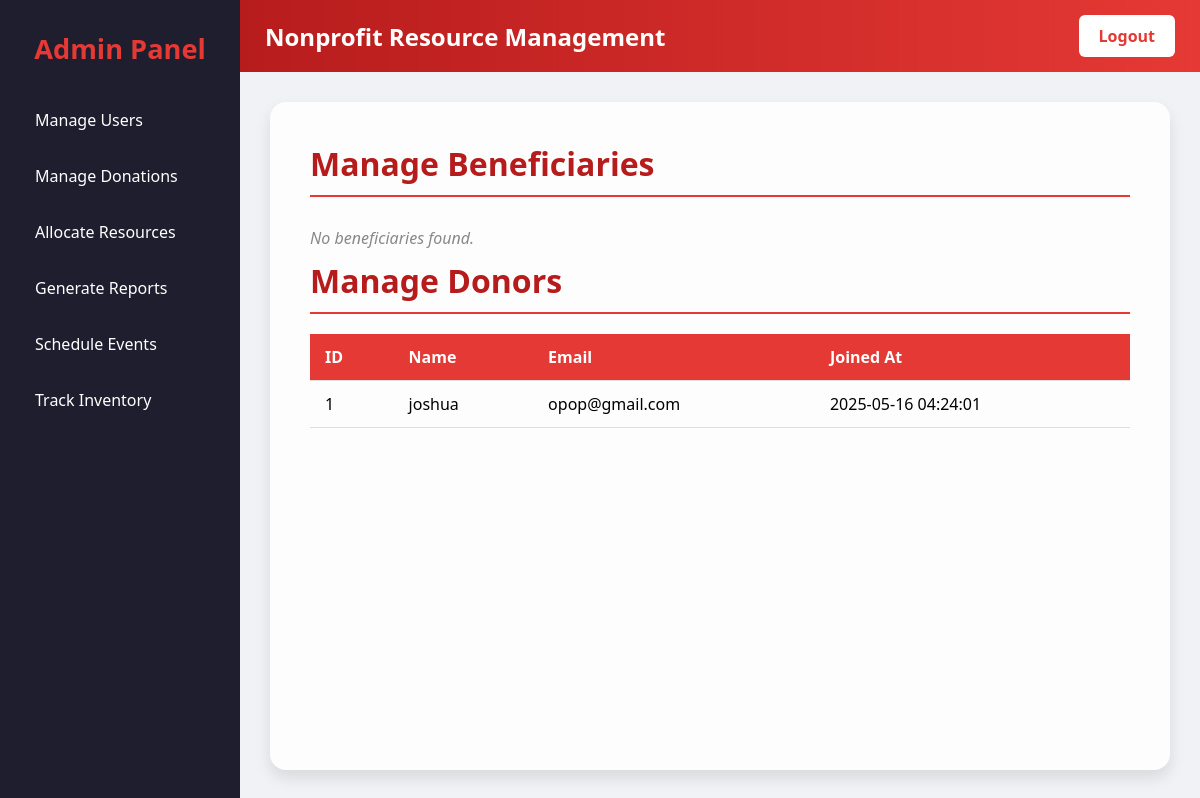
Before: /door/admin/manage_users.php (signed in) with the older database file.
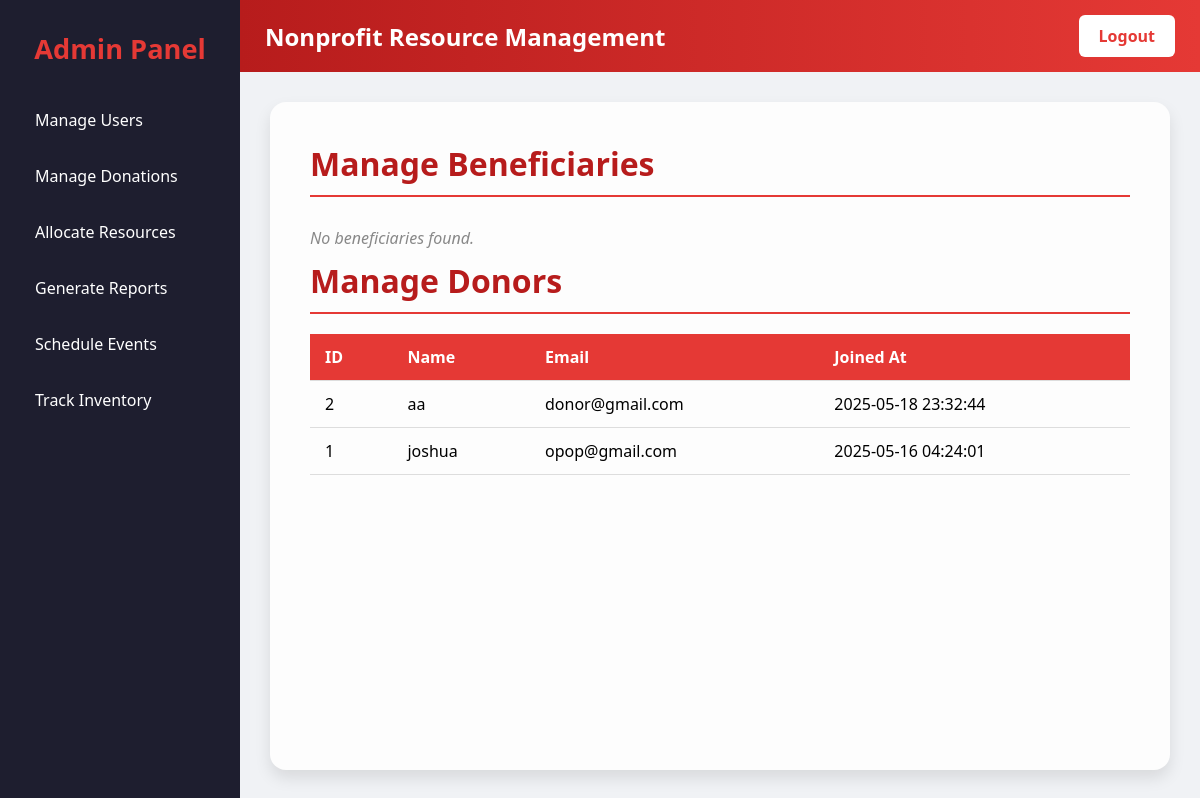
After: the same page with the newer database file.
### tables this page shows
CREATE TABLE `donors` (
  `id` int(11) NOT NULL,
  `name` varchar(100) NOT NULL,
  `email` varchar(100) NOT NULL,
  `password` varchar(255) NOT NULL,
  `created_at` timestamp NOT NULL DEFAULT current_timestamp()
);

### door/admin/manage_users.php (the view, shortened to what this page needs)
<?php
$host = "localhost";
$dbname = "entrep-dev";
$username = "root";
$password = "";
try {
    $pdo = new PDO("mysql:host=$host;dbname=$dbname;charset=utf8mb4", $username, $password);
    $pdo->setAttribute(PDO::ATTR_ERRMODE, PDO::ERRMODE_EXCEPTION);
} catch (PDOException $e) {
    die("DB connection failed: " . $e->getMessage());
}
$stmt = $pdo->query("SELECT id, email, name, created_at FROM beneficiaries ORDER BY created_at DESC");
$beneficiaries = $stmt->fetchAll(PDO::FETCH_ASSOC);
$stmt2 = $pdo->query("SELECT id, name, email, created_at FROM donors ORDER BY created_at DESC");
$donors = $stmt2->fetchAll(PDO::FETCH_ASSOC);
?>
<!DOCTYPE html>
<html lang="en">
<head>
</head>
<body>
<div class="layout">
  <div class="sidebar">
    <h2>Admin Panel</h2>
    <a href="manage_users.php">Manage Users</a>
    <a href="manage_donations.php">Manage Donations</a>
    <a href="allocate_resources.php">Allocate Resources</a>
    <a href="generate_reports.php">Generate Reports</a>
    <a href="schedule_events.php">Schedule Events</a>
    <a href="track_inventory.php">Track Inventory</a>
  </div>
  <div class="main">
    <div class="navbar">
      <h1>Nonprofit Resource Management</h1>
      <a href="../logout.php" class="logout-btn">Logout</a>
    </div>
    <div class="content">
      <h2>Manage Beneficiaries</h2>
      <?php if (count($beneficiaries) > 0): ?>
      <table>
        <thead>
          <tr>
            <th>ID</th>
            <th>Email</th>
            <th>Name</th>
            <th>Joined At</th>
          </tr>
        </thead>
        <tbody>
          <?php foreach ($beneficiaries as $b): ?>
          <tr>
            <td><?= htmlspecialchars($b['id']) ?></td>
            <td><?= htmlspecialchars($b['email']) ?></td>
            <td><?= htmlspecialchars($b['name'] ?? '-') ?></td>
            <td><?= htmlspecialchars($b['created_at']) ?></td>
          </tr>
          <?php endforeach; ?>
        </tbody>
      </table>
      <?php else: ?>
        <p class="no-data">No beneficiaries found.</p>
      <?php endif; ?>
      <h2>Manage Donors</h2>
      <?php if (count($donors) > 0): ?>
      <table>
        <thead>
          <tr>
            <th>ID</th>
            <th>Name</th>
            <th>Email</th>
            <th>Joined At</th>
          </tr>
        </thead>
        <tbody>
          <?php foreach ($donors as $d): ?>
          <tr>
            <td><?= htmlspecialchars($d['id']) ?></td>
            <td><?= htmlspecialchars($d['name']) ?></td>
            <td><?= htmlspecialchars($d['email']) ?></td>
            <td><?= htmlspecialchars($d['created_at']) ?></td>
          </tr>
          <?php endforeach; ?>
        </tbody>
      </table>
      <?php else: ?>
        <p class="no-data">No donors found.</p>
      <?php endif; ?>
    </div>
  </div>
</div>
</body>
</html>

### door/admin/manage_users.php (style rules this page uses)
* { margin: 0; padding: 0; box-sizing: border-box; }
body, html { height: 100%; font-family: 'Segoe UI', Tahoma, Geneva, Verdana, sans-serif; background: #f0f2f5; }
.layout { display: flex; height: 100vh; }
.sidebar { width: 240px; background: #1e1e2f; color: white; display: flex; flex-direction: column; padding: 30px 20px; }
.sidebar h2 { margin-bottom: 30px; font-size: 1.7rem; text-align: center; color: #e53935; }
.sidebar a { color: white; text-decoration: none; padding: 12px 15px; margin-bottom: 10px; border-radius: 8px; transition: background 0.3s, transform 0.2s; font-size: 1rem; }
.main { flex: 1; padding: 0; display: flex; flex-direction: column; }
.navbar { background: linear-gradient(to right, #b71c1c, #e53935); padding: 15px 25px; display: flex; justify-content: space-between; align-items: center; color: white; }
.navbar h1 { font-size: 1.5rem; font-weight: bold; }
.logout-btn { background-color: white; color: #e53935; padding: 10px 20px; border: none; border-radius: 6px; cursor: pointer; text-decoration: none; font-weight: bold; transition: background 0.3s; }
.content { flex: 1; padding: 40px; background-color: #fdfdfd; margin: 30px; border-radius: 16px; box-shadow: 0 8px 16px rgba(0,0,0,0.1); animation: fadeIn 1s ease-in; overflow-y: auto; }
.content h2 { margin-bottom: 20px; color: #b71c1c; font-size: 2rem; border-bottom: 2px solid #e53935; padding-bottom: 10px; }
table { width: 100%; border-collapse: collapse; margin-bottom: 40px; font-size: 1rem; }
th, td { text-align: left; padding: 12px 15px; border-bottom: 1px solid #ddd; }
th { background-color: #e53935; color: white; }
.no-data { font-style: italic; color: #888; padding: 10px 0; }

Changed rows visible on the page:
added donors: id "2", name "aa", email "donor@gmail.com", created_at "2025-05-18 23:32:44"
